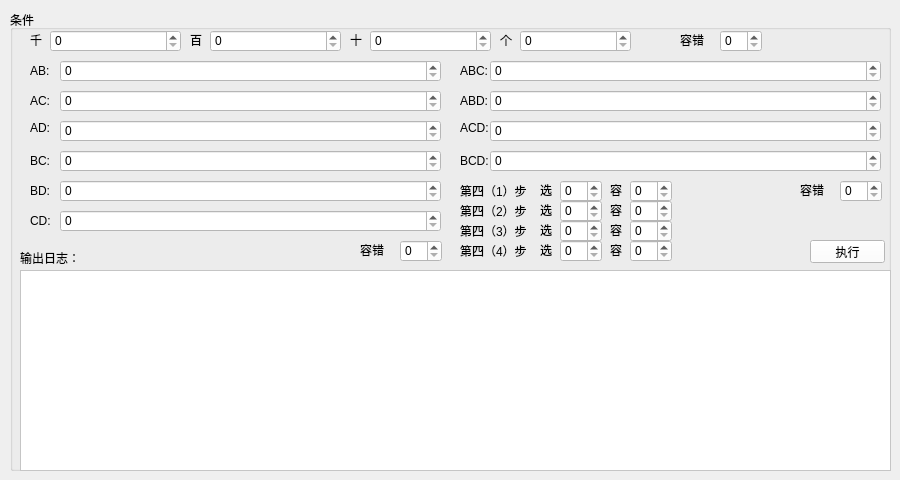
    <widget class="QWidget" name="tab_5">
     <attribute name="title">
      <string>第四步</string>
     </attribute>
     <widget class="QGroupBox" name="groupBox_5">
      <property name="geometry">
       <rect>
        <x>10</x>
        <y>10</y>
        <width>881</width>
        <height>461</height>
       </rect>
      </property>
      <property name="title">
       <string>条件</string>
      </property>
      <widget class="QTextBrowser" name="t5_log_pte">
       <property name="geometry">
        <rect>
         <x>10</x>
         <y>260</y>
         <width>871</width>
         <height>201</height>
        </rect>
       </property>
       <property name="styleSheet">
        <string notr="true">background-color: rgb(255, 255, 255);</string>
       </property>
      </widget>
      <widget class="QSpinBox" name="t5_qian_sb">
       <property name="geometry">
        <rect>
         <x>40</x>
         <y>20</y>
         <width>131</width>
         <height>22</height>
        </rect>
       </property>
       <property name="styleSheet">
        <string notr="true">background-color: rgb(255, 255, 255);</string>
       </property>
      </widget>
      <widget class="QLabel" name="label_23">
       <property name="geometry">
        <rect>
         <x>20</x>
         <y>20</y>
         <width>21</width>
         <height>20</height>
        </rect>
       </property>
       <property name="text">
        <string>千</string>
       </property>
      </widget>
      <widget class="QSpinBox" name="t5_bai_sb">
       <property name="geometry">
        <rect>
         <x>200</x>
         <y>20</y>
         <width>131</width>
         <height>22</height>
        </rect>
       </property>
       <property name="styleSheet">
        <string notr="true">background-color: rgb(255, 255, 255);</string>
       </property>
      </widget>
      <widget class="QLabel" name="label_24">
       <property name="geometry">
        <rect>
         <x>180</x>
         <y>20</y>
         <width>21</width>
         <height>20</height>
        </rect>
       </property>
       <property name="text">
        <string>百</string>
       </property>
      </widget>
      <widget class="QSpinBox" name="t5_shi_sb">
       <property name="geometry">
        <rect>
         <x>360</x>
         <y>20</y>
         <width>121</width>
         <height>22</height>
        </rect>
       </property>
       <property name="styleSheet">
        <string notr="true">background-color: rgb(255, 255, 255);</string>
       </property>
      </widget>
      <widget class="QLabel" name="label_26">
       <property name="geometry">
        <rect>
         <x>340</x>
         <y>20</y>
         <width>21</width>
         <height>20</height>
        </rect>
       </property>
       <property name="text">
        <string>十</string>
       </property>
      </widget>
      <widget class="QLabel" name="label_27">
       <property name="geometry">
        <rect>
         <x>490</x>
         <y>20</y>
         <width>21</width>
         <height>20</height>
        </rect>
       </property>
       <property name="text">
        <string>个</string>
       </property>
      </widget>
      <widget class="QSpinBox" name="t5_ge_sb">
       <property name="geometry">
        <rect>
         <x>510</x>
         <y>20</y>
         <width>111</width>
         <height>22</height>
        </rect>
       </property>
       <property name="styleSheet">
        <string notr="true">background-color: rgb(255, 255, 255);</string>
       </property>
      </widget>
      <widget class="QSpinBox" name="t5_err_sb">
       <property name="geometry">
        <rect>
         <x>710</x>
         <y>20</y>
         <width>42</width>
         <height>22</height>
        </rect>
       </property>
       <property name="styleSheet">
        <string notr="true">background-color: rgb(255, 255, 255);</string>
       </property>
      </widget>
      <widget class="QLabel" name="label_28">
       <property name="geometry">
        <rect>
         <x>670</x>
         <y>20</y>
         <width>31</width>
         <height>20</height>
        </rect>
       </property>
       <property name="text">
        <string>容错</string>
       </property>
      </widget>
      <widget class="QSpinBox" name="t5_ad_sb">
       <property name="geometry">
        <rect>
         <x>50</x>
         <y>110</y>
         <width>381</width>
         <height>22</height>
        </rect>
       </property>
       <property name="styleSheet">
        <string notr="true">background-color: rgb(255, 255, 255);</string>
       </property>
      </widget>
      <widget class="QSpinBox" name="t5_bc_sb">
       <property name="geometry">
        <rect>
         <x>50</x>
         <y>140</y>
         <width>381</width>
         <height>22</height>
        </rect>
       </property>
       <property name="styleSheet">
        <string notr="true">background-color: rgb(255, 255, 255);</string>
       </property>
      </widget>
      <widget class="QSpinBox" name="t5_cd_sb">
       <property name="geometry">
        <rect>
         <x>50</x>
         <y>200</y>
         <width>381</width>
         <height>22</height>
        </rect>
       </property>
       <property name="styleSheet">
        <string notr="true">background-color: rgb(255, 255, 255);</string>
       </property>
      </widget>
      <widget class="QLabel" name="label_29">
       <property name="geometry">
        <rect>
         <x>20</x>
         <y>140</y>
         <width>31</width>
         <height>21</height>
        </rect>
       </property>
       <property name="text">
        <string>BC:</string>
       </property>
      </widget>
      <widget class="QSpinBox" name="t5_h2err_sb">
       <property name="geometry">
        <rect>
         <x>390</x>
         <y>230</y>
         <width>42</width>
         <height>22</height>
        </rect>
       </property>
       <property name="styleSheet">
        <string notr="true">background-color: rgb(255, 255, 255);</string>
       </property>
      </widget>
      <widget class="QLabel" name="label_30">
       <property name="geometry">
        <rect>
         <x>20</x>
         <y>80</y>
         <width>31</width>
         <height>21</height>
        </rect>
       </property>
       <property name="text">
        <string>AC:</string>
       </property>
      </widget>
      <widget class="QSpinBox" name="t5_bd_sb">
       <property name="geometry">
        <rect>
         <x>50</x>
         <y>170</y>
         <width>381</width>
         <height>22</height>
        </rect>
       </property>
       <property name="styleSheet">
        <string notr="true">background-color: rgb(255, 255, 255);</string>
       </property>
      </widget>
      <widget class="QLabel" name="label_31">
       <property name="geometry">
        <rect>
         <x>350</x>
         <y>230</y>
         <width>31</width>
         <height>20</height>
        </rect>
       </property>
       <property name="text">
        <string>容错</string>
       </property>
      </widget>
      <widget class="QSpinBox" name="t5_ac_sb">
       <property name="geometry">
        <rect>
         <x>50</x>
         <y>80</y>
         <width>381</width>
         <height>22</height>
        </rect>
       </property>
       <property name="styleSheet">
        <string notr="true">background-color: rgb(255, 255, 255);</string>
       </property>
      </widget>
      <widget class="QLabel" name="label_32">
       <property name="geometry">
        <rect>
         <x>20</x>
         <y>50</y>
         <width>31</width>
         <height>21</height>
        </rect>
       </property>
       <property name="text">
        <string>AB:</string>
       </property>
      </widget>
      <widget class="QSpinBox" name="t5_ab_sb">
       <property name="geometry">
        <rect>
         <x>50</x>
         <y>50</y>
         <width>381</width>
         <height>22</height>
        </rect>
       </property>
       <property name="styleSheet">
        <string notr="true">background-color: rgb(255, 255, 255);</string>
       </property>
      </widget>
      <widget class="QLabel" name="label_33">
       <property name="geometry">
        <rect>
         <x>20</x>
         <y>200</y>
         <width>31</width>
         <height>21</height>
        </rect>
       </property>
       <property name="text">
        <string>CD:</string>
       </property>
      </widget>
      <widget class="QLabel" name="label_34">
       <property name="geometry">
        <rect>
         <x>20</x>
         <y>110</y>
         <width>31</width>
         <height>16</height>
        </rect>
       </property>
       <property name="text">
        <string>AD:</string>
       </property>
      </widget>
      <widget class="QLabel" name="label_35">
       <property name="geometry">
        <rect>
         <x>20</x>
         <y>170</y>
         <width>31</width>
         <height>21</height>
        </rect>
       </property>
       <property name="text">
        <string>BD:</string>
       </property>
      </widget>
      <widget class="QLabel" name="label_65">
       <property name="geometry">
        <rect>
         <x>450</x>
         <y>80</y>
         <width>31</width>
         <height>21</height>
        </rect>
       </property>
       <property name="text">
        <string>ABD:</string>
       </property>
      </widget>
      <widget class="QLabel" name="label_66">
       <property name="geometry">
        <rect>
         <x>450</x>
         <y>110</y>
         <width>31</width>
         <height>16</height>
        </rect>
       </property>
       <property name="text">
        <string>ACD:</string>
       </property>
      </widget>
      <widget class="QSpinBox" name="t5_bcd_sb">
       <property name="geometry">
        <rect>
         <x>480</x>
         <y>140</y>
         <width>391</width>
         <height>22</height>
        </rect>
       </property>
       <property name="styleSheet">
        <string notr="true">background-color: rgb(255, 255, 255);</string>
       </property>
      </widget>
      <widget class="QLabel" name="label_67">
       <property name="geometry">
        <rect>
         <x>450</x>
         <y>50</y>
         <width>31</width>
         <height>21</height>
        </rect>
       </property>
       <property name="text">
        <string>ABC:</string>
       </property>
      </widget>
      <widget class="QLabel" name="label_68">
       <property name="geometry">
        <rect>
         <x>450</x>
         <y>140</y>
         <width>31</width>
         <height>21</height>
        </rect>
       </property>
       <property name="text">
        <string>BCD:</string>
       </property>
      </widget>
      <widget class="QLabel" name="label_69">
       <property name="geometry">
        <rect>
         <x>790</x>
         <y>170</y>
         <width>31</width>
         <height>20</height>
        </rect>
       </property>
       <property name="text">
        <string>容错</string>
       </property>
      </widget>
      <widget class="QSpinBox" name="t5_abd_sb">
       <property name="geometry">
        <rect>
         <x>480</x>
         <y>80</y>
         <width>391</width>
         <height>22</height>
        </rect>
       </property>
       <property name="styleSheet">
        <string notr="true">background-color: rgb(255, 255, 255);</string>
       </property>
      </widget>
      <widget class="QSpinBox" name="t5_acd_sb">
       <property name="geometry">
        <rect>
         <x>480</x>
         <y>110</y>
         <width>391</width>
         <height>22</height>
        </rect>
       </property>
       <property name="styleSheet">
        <string notr="true">background-color: rgb(255, 255, 255);</string>
       </property>
      </widget>
      <widget class="QSpinBox" name="t5_abc_sb">
       <property name="geometry">
        <rect>
         <x>480</x>
         <y>50</y>
         <width>391</width>
         <height>22</height>
        </rect>
       </property>
       <property name="styleSheet">
        <string notr="true">background-color: rgb(255, 255, 255);</string>
       </property>
      </widget>
      <widget class="QSpinBox" name="t5_h3err_sb">
       <property name="geometry">
        <rect>
         <x>830</x>
         <y>170</y>
         <width>42</width>
         <height>22</height>
        </rect>
       </property>
       <property name="styleSheet">
        <string notr="true">background-color: rgb(255, 255, 255);</string>
       </property>
      </widget>
      <widget class="QLabel" name="label_15">
       <property name="geometry">
        <rect>
         <x>10</x>
         <y>240</y>
         <width>61</width>
         <height>16</height>
        </rect>
       </property>
       <property name="text">
        <string>输出日志：</string>
       </property>
      </widget>
      <widget class="QPushButton" name="t5_execute_btn">
       <property name="geometry">
        <rect>
         <x>800</x>
         <y>230</y>
         <width>75</width>
         <height>23</height>
        </rect>
       </property>
       <property name="styleSheet">
        <string notr="true">background-color: rgb(255, 255, 255);</string>
       </property>
       <property name="text">
        <string>执行</string>
       </property>
      </widget>
      <widget class="QLabel" name="label_40">
       <property name="geometry">
        <rect>
         <x>450</x>
         <y>170</y>
         <width>71</width>
         <height>21</height>
        </rect>
       </property>
       <property name="text">
        <string>第四（1）步</string>
       </property>
      </widget>
      <widget class="QLabel" name="label_41">
       <property name="geometry">
        <rect>
         <x>450</x>
         <y>190</y>
         <width>71</width>
         <height>21</height>
        </rect>
       </property>
       <property name="text">
        <string>第四（2）步</string>
       </property>
      </widget>
      <widget class="QLabel" name="label_42">
       <property name="geometry">
        <rect>
         <x>450</x>
         <y>210</y>
         <width>71</width>
         <height>21</height>
        </rect>
       </property>
       <property name="text">
        <string>第四（3）步</string>
       </property>
      </widget>
      <widget class="QLabel" name="label_43">
       <property name="geometry">
        <rect>
         <x>450</x>
         <y>230</y>
         <width>71</width>
         <height>21</height>
        </rect>
       </property>
       <property name="text">
        <string>第四（4）步</string>
       </property>
      </widget>
      <widget class="QSpinBox" name="spinBox_36">
       <property name="geometry">
        <rect>
         <x>550</x>
         <y>170</y>
         <width>42</width>
         <height>22</height>
        </rect>
       </property>
       <property name="styleSheet">
        <string notr="true">background-color: rgb(255, 255, 255);</string>
       </property>
      </widget>
      <widget class="QLabel" name="label_44">
       <property name="geometry">
        <rect>
         <x>600</x>
         <y>170</y>
         <width>16</width>
         <height>20</height>
        </rect>
       </property>
       <property name="text">
        <string>容</string>
       </property>
      </widget>
      <widget class="QLabel" name="label_45">
       <property name="geometry">
        <rect>
         <x>530</x>
         <y>170</y>
         <width>16</width>
         <height>20</height>
        </rect>
       </property>
       <property name="text">
        <string>选</string>
       </property>
      </widget>
      <widget class="QSpinBox" name="spinBox_37">
       <property name="geometry">
        <rect>
         <x>620</x>
         <y>170</y>
         <width>42</width>
         <height>22</height>
        </rect>
       </property>
       <property name="styleSheet">
        <string notr="true">background-color: rgb(255, 255, 255);</string>
       </property>
      </widget>
      <widget class="QSpinBox" name="spinBox_38">
       <property name="geometry">
        <rect>
         <x>550</x>
         <y>190</y>
         <width>42</width>
         <height>22</height>
        </rect>
       </property>
       <property name="styleSheet">
        <string notr="true">background-color: rgb(255, 255, 255);</string>
       </property>
      </widget>
      <widget class="QLabel" name="label_46">
       <property name="geometry">
        <rect>
         <x>600</x>
         <y>190</y>
         <width>16</width>
         <height>20</height>
        </rect>
       </property>
       <property name="text">
        <string>容</string>
       </property>
      </widget>
      <widget class="QLabel" name="label_47">
       <property name="geometry">
        <rect>
         <x>530</x>
         <y>190</y>
         <width>16</width>
         <height>20</height>
        </rect>
       </property>
       <property name="text">
        <string>选</string>
       </property>
      </widget>
      <widget class="QSpinBox" name="spinBox_39">
       <property name="geometry">
        <rect>
         <x>620</x>
         <y>190</y>
         <width>42</width>
         <height>22</height>
        </rect>
       </property>
       <property name="styleSheet">
        <string notr="true">background-color: rgb(255, 255, 255);</string>
       </property>
      </widget>
      <widget class="QSpinBox" name="spinBox_40">
       <property name="geometry">
        <rect>
         <x>550</x>
         <y>210</y>
         <width>42</width>
         <height>22</height>
        </rect>
       </property>
       <property name="styleSheet">
        <string notr="true">background-color: rgb(255, 255, 255);</string>
       </property>
      </widget>
      <widget class="QLabel" name="label_48">
       <property name="geometry">
        <rect>
         <x>600</x>
         <y>210</y>
         <width>16</width>
         <height>20</height>
        </rect>
       </property>
       <property name="text">
        <string>容</string>
       </property>
      </widget>
      <widget class="QLabel" name="label_49">
       <property name="geometry">
        <rect>
         <x>530</x>
         <y>210</y>
         <width>16</width>
         <height>20</height>
        </rect>
       </property>
       <property name="text">
        <string>选</string>
       </property>
      </widget>
      <widget class="QSpinBox" name="spinBox_41">
       <property name="geometry">
        <rect>
         <x>620</x>
         <y>210</y>
         <width>42</width>
         <height>22</height>
        </rect>
       </property>
       <property name="styleSheet">
        <string notr="true">background-color: rgb(255, 255, 255);</string>
       </property>
      </widget>
      <widget class="QSpinBox" name="spinBox_42">
       <property name="geometry">
        <rect>
         <x>550</x>
         <y>230</y>
         <width>42</width>
         <height>22</height>
        </rect>
       </property>
       <property name="styleSheet">
        <string notr="true">background-color: rgb(255, 255, 255);</string>
       </property>
      </widget>
      <widget class="QLabel" name="label_50">
       <property name="geometry">
        <rect>
         <x>600</x>
         <y>230</y>
         <width>16</width>
         <height>20</height>
        </rect>
       </property>
       <property name="text">
        <string>容</string>
       </property>
      </widget>
      <widget class="QLabel" name="label_51">
       <property name="geometry">
        <rect>
         <x>530</x>
         <y>230</y>
         <width>16</width>
         <height>20</height>
        </rect>
       </property>
       <property name="text">
        <string>选</string>
       </property>
      </widget>
      <widget class="QSpinBox" name="spinBox_43">
       <property name="geometry">
        <rect>
         <x>620</x>
         <y>230</y>
         <width>42</width>
         <height>22</height>
        </rect>
       </property>
       <property name="styleSheet">
        <string notr="true">background-color: rgb(255, 255, 255);</string>
       </property>
      </widget>
     </widget>
    </widget>
